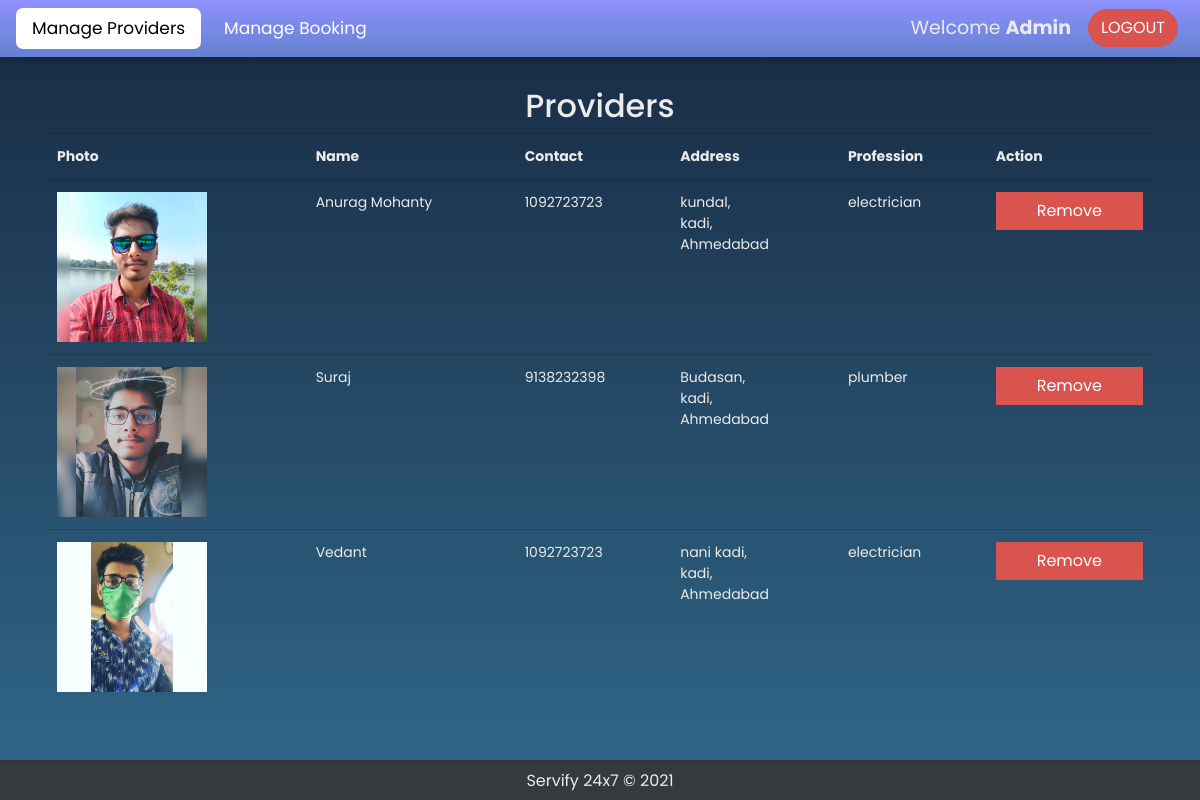
/managehall.php (signed in), run on an earlier commit of the app's database.
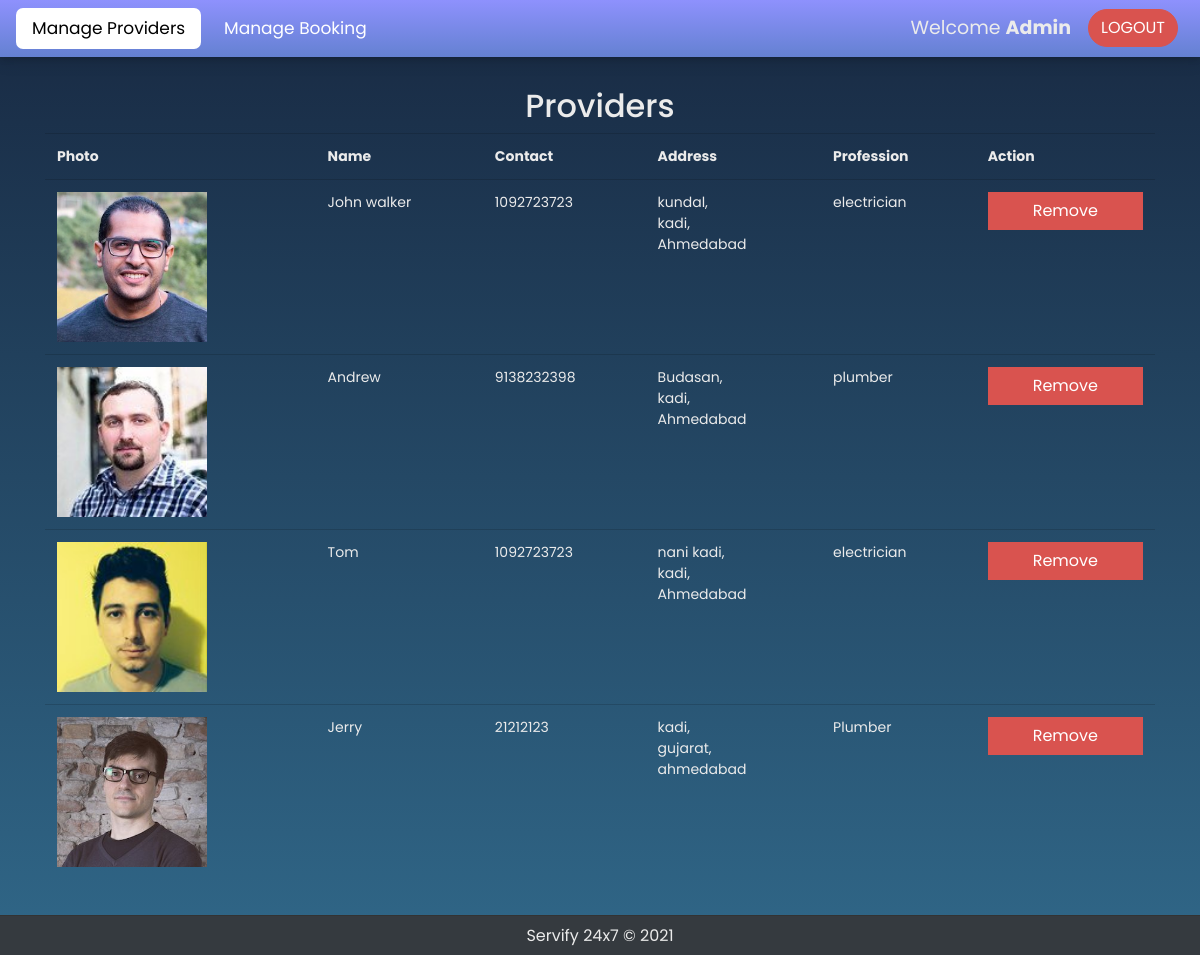
And on a later commit of the database.
### tables this page shows
CREATE TABLE `providers` (
  `id` int(10) UNSIGNED NOT NULL,
  `name` varchar(255) NOT NULL,
  `contact` varchar(20) NOT NULL,
  `email` varchar(255) NOT NULL,
  `descr` varchar(1000) NOT NULL,
  `adder1` varchar(255) NOT NULL,
  `adder2` varchar(255) NOT NULL,
  `city` varchar(50) NOT NULL,
  `password` varchar(255) NOT NULL,
  `photo` varchar(255) NOT NULL,
  `profession` varchar(255) NOT NULL,
  `rating` varchar(255) NOT NULL
);

### scripts/DB.php (called while the page is built, shortened)
<?php
class DB
{
    protected static $_stmt = null;
    public static function getConnection()
    {
        try {
            $conn = new PDO("mysql:host=".self::HOST.";dbname=".self::DBNAME, self::USERNAME, self::PASSWORD, []);
            $conn->setAttribute(PDO::ATTR_ERRMODE, PDO::ERRMODE_EXCEPTION);
        } catch (PDOException $e) {
            echo $e->getMessage();
        }
        return $conn;
    }
    public static function query($sql, $params = array())
    {
        try {
            self::$_stmt = self::getConnection()->prepare($sql);
            if (empty($params)) {
                self::$_stmt->execute();
            } else {
                self::$_stmt->execute($params);
            }
            return self::$_stmt;
        } catch (PDOException $e) {
            echo $e->getMessage();
        }
    }
}

### managehall.php (the view, shortened to what this page needs)
<?php
    include_once "include/header.php";
    include_once "scripts/DB.php";
    $stmt = DB::query("SELECT * FROM providers");
    $providers = $stmt->fetchAll(PDO::FETCH_OBJ);
?>
<div class="container" style="margin-top: 30px; margin-bottom: 60px;">
    <h2 class="text-center"> Providers </h2>
    <div class="table-responsive">
        <table class="table">
            <tr>
                <th>Photo</th>
                <th>Name</th>
                <th>Contact</th>
                <th>Address</th>
                <th>Profession</th>
                <th>Action</th>
            </tr>
            <?php foreach ($providers as $provider): ?>
            <tr>
                <td>
                    <img style="height: 150px"
                        src="images/<?= $provider->photo; ?>"
                        alt="photo">
                </td>
                <td><?= $provider->name; ?>
                </td>
                <td><?= $provider->contact; ?>
                </td>
                <td>
                    <?= $provider->adder1; ?>,<br>
                    <?= $provider->adder2 ?>,<br>
                    <?= $provider->city; ?>
                </td>
                <td><?= $provider->profession; ?>
                </td>
                <td>
                    <form action="deletehall.php" method="post">
                        <button type="submit" name="remove" class="btn btn-danger btn-block">Remove</a>
                    </form>
                </td>
            </tr>
            <?php endforeach; ?>
        </table>
    </div>
</div>
<?php include_once "include/footer.php";

### include/header.php (shortened to what this page needs)
<!DOCTYPE html>
<html lang="en">
<head>
    <link rel="stylesheet" href="./css/bootstrap.min.css">
    <link rel="stylesheet" href="./css/style.css">
    <link rel="stylesheet" href="https://stackpath.bootstrapcdn.com/font-awesome/4.7.0/css/font-awesome.min.css">
</head>
<body>
    <nav class="navbar sticky-top">
        <?php if (!isset($_SESSION['user'])) : ?>
            <a class="nav-item nav-link active" id="find-provider" href="index.php">Find Service Provider</a>
            <a class="nav-item nav-link" id="about" href="about.php">About</a>
            <a class="nav-item nav-link" id="contact-us" href="contact-us.php">Contact Us</a>
            <div class="profile">
                <?php if (isset($_SESSION['username'])) : ?>
                    <p><a class="my-bookings nav-item" id="my-bookings" href="mybookings.php">My Bookings</a></p>
                    <p class="user-name" style="margin-right: 13px;font-size: 19px;">Welcome&nbsp; <strong> <?php echo $_SESSION['username']; ?></strong></p>
                    <p class=""> <a href="./LOGIN/logout-user.php" class="btn btn-danger" role="button" style="color: white;margin: 5px 6px 6px 4px; border-radius: 20px">LOGOUT</a> </p>
                <?php endif; ?>
            </div>
        <?php elseif ($_SESSION['user']->name == 'admin') : ?>
            <div class="admin-nav">
                <li><a class="nav-item nav-link " id="admin-manage-provider" href="managehall.php">Manage Providers</a></li>
                <li><a class="nav-item nav-link" id="admin-manage-booking" href="admin.php">Manage Booking</a></li>
            </div>
            <div class="profile">
                <p class="user-name" style="margin-right: 13px;font-size: 19px;">Welcome&nbsp; <strong>Admin</strong></p>
                <p class=""> <a href="./LOGIN/logout-user.php" class="btn btn-danger" role="button" style="color: white;margin: 5px 6px 6px 4px; border-radius: 20px">LOGOUT</a> </p>
            </div>
        <?php endif; ?>
    </nav>

### include/footer.php
<footer
    style="border-top: 1px solid #333;width: 100%; position: fixed; bottom: 0px;text-align: center;height: 40px; line-height: 40px;background: #353a3f; ">
    Servify 24x7 &copy; <?= date("Y") ?>
</footer>
</body>
</html>

### css/style.css (style rules this page uses)
html, body { font-family: 'Poppins', sans-serif; }
nav a.nav-link { color: #fff !important; margin-right: 7px; font-size: 17px; border-radius: 7px; }
.profile { display: flex; justify-content: right; margin-left: auto; align-items: center; }
p, .nav-item, .nav-list { margin: 0px; display: flex; align-items: center; }
a { font-size: 18px; transition: all 0.3s ease; border-radius: 7px; }
.admin-nav { list-style: none; display: flex; }

### include/header.php (style rules this page uses)
.navbar { background: linear-gradient(0deg, #6481d2, #8e91fd); box-shadow: 0 0 8px 0 rgba(0, 0, 0, 0.2), 0 0 20px 0 rgba(0, 0, 0, 0.19); opacity: 100; }
body { background: linear-gradient(0deg, #306788, #182942); }

### managehall.php (style rules this page uses)
#admin-manage-provider { opacity: 10; background-color: white; border-bottom: 1px solid while; color: black !important; border-radius: 7px; }

What changed in the data, as far as the page shows it:
changed providers "kundal": photo: a different picture; name "Anurag Mohanty" → "John walker"
changed providers "Budasan": photo: a different picture; name "Suraj" → "Andrew"
changed providers "nani kadi": photo: a different picture; name "Vedant" → "Tom"
added providers: photo (picture), name "Jerry", contact "21212123", adder1 "kadi", adder2 "gujarat", city "ahmedabad", profession "Plumber"
